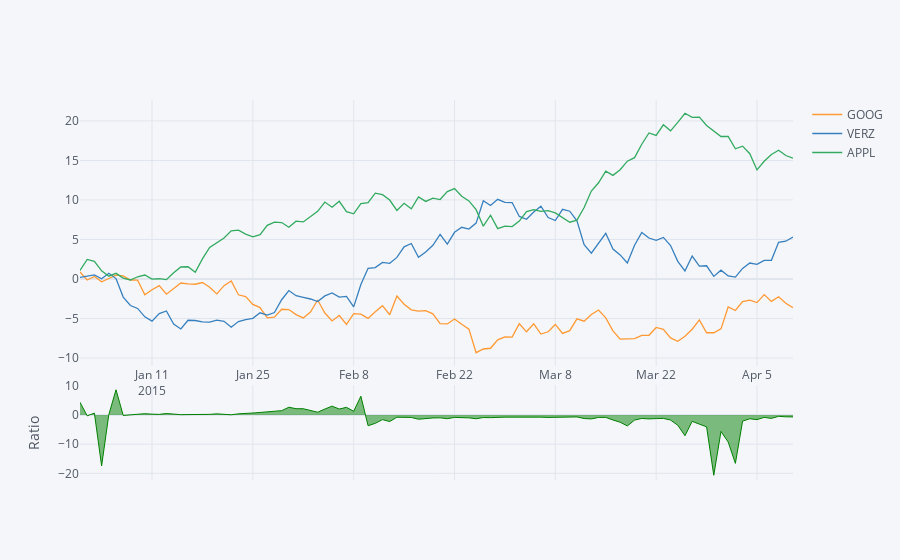

The notebook cell saved with this chart:
### Code cell
df[['GOOG','VERZ','APPL']].iplot(kind='ratio')
